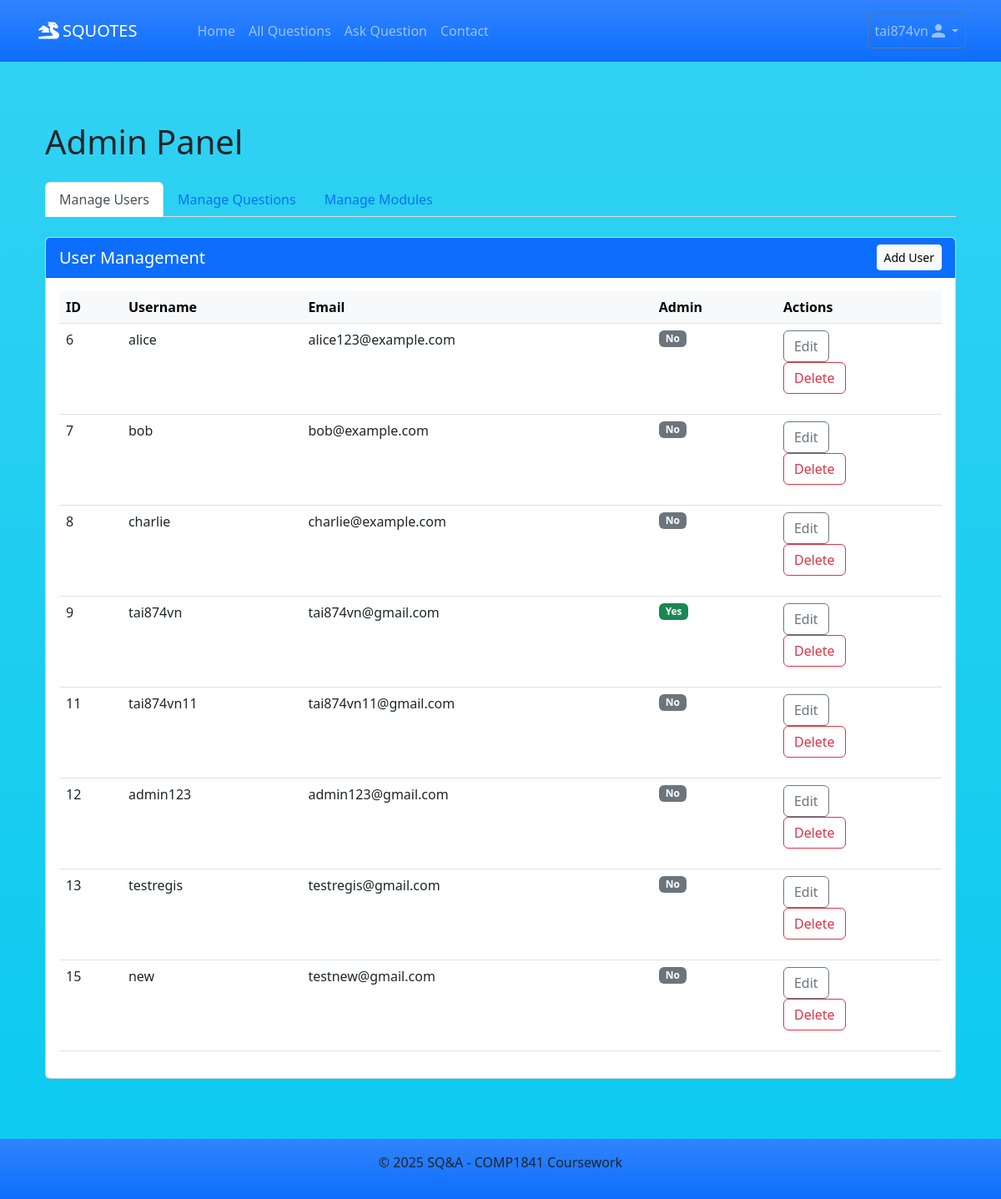
/admin.php (signed in), run on the app's committed database.
### tables this page shows
CREATE TABLE `users` (
  `user_id` int(11) NOT NULL,
  `username` varchar(50) NOT NULL,
  `email` varchar(100) NOT NULL,
  `password` varchar(255) NOT NULL,
  `created_at` timestamp NOT NULL DEFAULT current_timestamp(),
  `role` enum('user','admin') NOT NULL DEFAULT 'user'
);

### admin.php (called while the page is built, shortened)
<?php
include './includes/query.php';
if ($_SESSION['role'] != 'admin') {
    $errors [] =  "You do not have permission to access this feature";
    exit;
    } else {
        $users = getUsers($pdo);
}
include './templates/admin.html.php';?>

### includes/query.php (called while the page is built, shortened)
<?php
function getUsers($pdo){
    $stmt = $pdo->query('SELECT * FROM users');
    return $stmt->fetchAll();
}
?>

### templates/admin.html.php (the view, shortened to what this page needs)
<?php include './templates/header.html.php'; ?>
<div class="container py-4">
    <h1 class="mb-4">Admin Panel</h1>
    <ul class="nav nav-tabs mb-4" id="adminTabs" role="tablist">
        <li class="nav-item" role="presentation">
            <button class="nav-link active" id="users-tab" data-bs-toggle="tab" data-bs-target="#users" type="button" role="tab" aria-controls="users" aria-selected="true">
                Manage Users
            </button>
        </li>
        <li class="nav-item" role="presentation">
            <button class="nav-link" id="questions-tab" data-bs-toggle="tab" data-bs-target="#questions" type="button" role="tab" aria-controls="questions" aria-selected="false">
                Manage Questions
            </button>
        </li>
        <li class="nav-item" role="presentation">
            <button class="nav-link" id="modules-tab" data-bs-toggle="tab" data-bs-target="#modules" type="button" role="tab" aria-controls="modules" aria-selected="false">
                Manage Modules
            </button>
        </li>
    </ul>
    <div class="tab-content" id="adminTabsContent">
        <div class="tab-pane fade show active" id="users" role="tabpanel" aria-labelledby="users-tab">
            <div class="card">
                <div class="card-header bg-primary text-white">
                <h5 class="mb-0 d-flex justify-content-between align-items-center">
                    <span>User Management</span>
                    <button class="btn btn-sm btn-light" data-bs-toggle="modal" data-bs-target="#addUserModal">Add User</button>
                </h5>
                </div>
                <div class="card-body">
                    <div class="table-responsive">
                        <table class="table table-hover">
                            <thead class="table-light">
                                <tr>
                                    <th>ID</th>
                                    <th>Username</th>
                                    <th>Email</th>
                                    <th>Admin</th>
                                    <th>Actions</th>
                                </tr>
                            </thead>
                            <tbody>
                                <?php foreach ($users as $user): ?>
                                <tr>
                                    <td><?= htmlspecialchars($user['user_id']) ?></td>
                                    <td><?= htmlspecialchars($user['username']) ?></td>
                                    <td><?= htmlspecialchars($user['email']) ?></td>
                                    <td>
                                        <?php if ($user['role'] === 'admin' ):  ?>
                                            <span class="badge bg-success">Yes</span>
                                        <?php else: ?>
                                            <span class="badge bg-secondary">No</span>
                                        <?php endif; ?>
                                    </td>
                                    <td>
                                        <button type="button" class="btn btn-outline-secondary" data-bs-toggle="modal" data-bs-target="#editUserModal<?= $user['user_id'] ?>">
                                            Edit
                                        </button>
                                            <form method="post" onsubmit="return confirm('Are you sure you want to delete this user?');">
                                                <button type="submit" name="delete_user" class="btn btn-outline-danger" value="<?= $user['user_id'] ?>">Delete</button>
                                            </form>
                                    </td>
                                </tr>
                                <?php endforeach; ?>
                            </tbody>
                        </table>
                    </div>
                </div>
            </div>
        </div>
    </div>
</div>
<?php include './templates/footer.html.php';?>

### data on the page
users: user_id "6", username "alice", email "alice123@example.com", role "No"
users: user_id "7", username "bob", email "bob@example.com", role "No"
users: user_id "8", username "charlie", email "charlie@example.com", role "No"
users: user_id "9", username "tai874vn", email "tai874vn@gmail.com", role "Yes"
users: user_id "11", username "tai874vn11", email "tai874vn11@gmail.com", role "No"
users: user_id "12", username "admin123", email "admin123@gmail.com", role "No"
users: user_id "13", username "testregis", email "testregis@gmail.com", role "No"
users: user_id "15", username "new", email "testnew@gmail.com", role "No"

### other printed values
$_SESSION['username'] "tai874vn"
